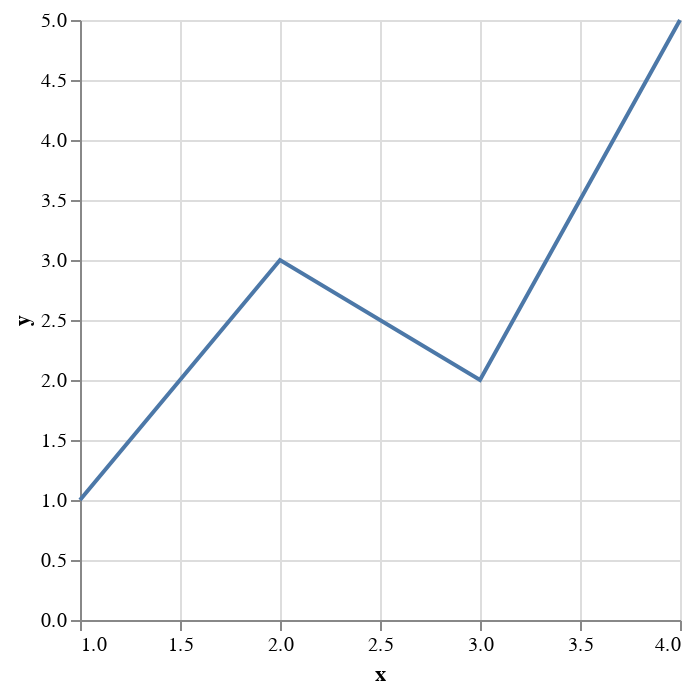

The specification (Vega-Lite) saved for this image:
### Vega-Lite specification from a JSON file in a GitHub repository (floating-point values rounded to 4 significant figures)
{"$schema": "https://vega.github.io/schema/vega-lite/v5.json", "description": "Example Zebra Over Lineout Play", "data": {"values": [{"x": 1, "y": 1}, {"x": 2, "y": 3}, {"x": 3, "y": 2}, {"x": 4, "y": 5}]}, "mark": "line", "encoding": {"x": {"field": "x", "type": "quantitative"}, "y": {"field": "y", "type": "quantitative"}}}
